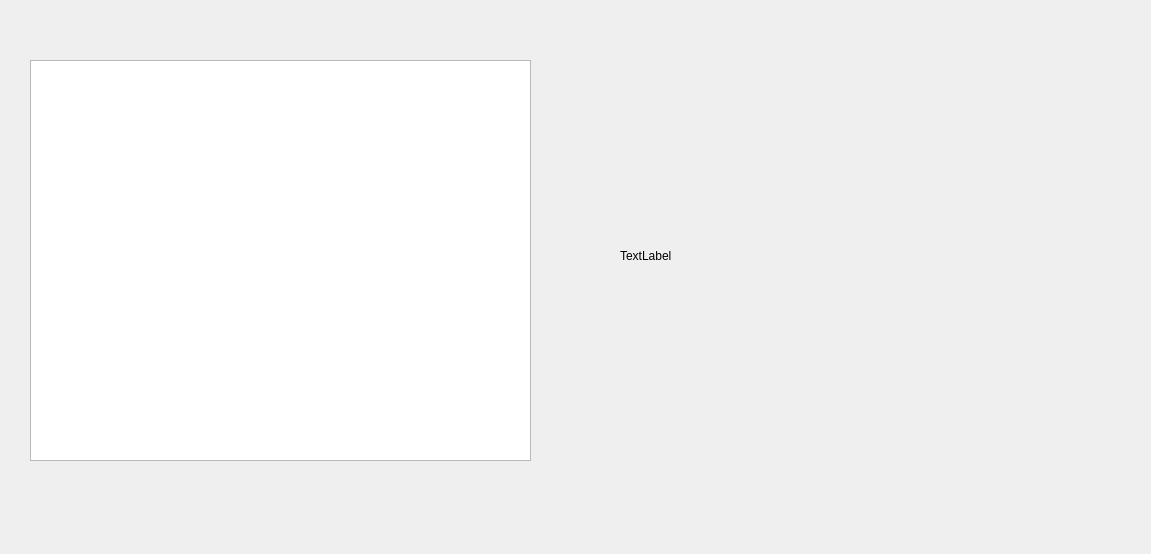
<?xml version="1.0" encoding="UTF-8"?>
<ui version="4.0">
 <class>Editing</class>
 <widget class="QDialog" name="Editing">
  <property name="geometry">
   <rect>
    <x>0</x>
    <y>0</y>
    <width>1151</width>
    <height>554</height>
   </rect>
  </property>
  <property name="windowTitle">
   <string>Dialog</string>
  </property>
  <widget class="QTableView" name="tableView2">
   <property name="geometry">
    <rect>
     <x>30</x>
     <y>60</y>
     <width>501</width>
     <height>401</height>
    </rect>
   </property>
  </widget>
  <widget class="QLabel" name="picLabel2">
   <property name="geometry">
    <rect>
     <x>620</x>
     <y>50</y>
     <width>451</width>
     <height>411</height>
    </rect>
   </property>
   <property name="text">
    <string>TextLabel</string>
   </property>
  </widget>
 </widget>
 <resources/>
 <connections/>
</ui>
